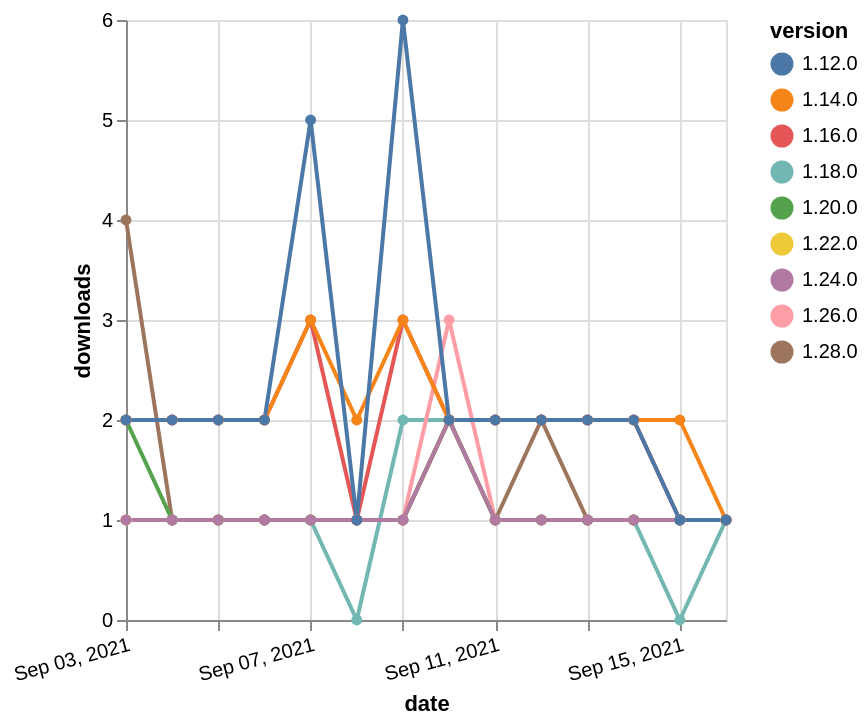

This figure's Vega-Lite source:
### Vega-Lite specification from a JSON file in a GitHub repository (floating-point values rounded to 4 significant figures)
{"$schema": "https://vega.github.io/schema/vega-lite/v5.json", "description": "A simple bar chart with embedded data.", "data": {"values": [{"date": "2021-09-03", "total": 226, "delta": 1, "version": "1.18.0"}, {"date": "2021-09-04", "total": 227, "delta": 1, "version": "1.18.0"}, {"date": "2021-09-05", "total": 228, "delta": 1, "version": "1.18.0"}, {"date": "2021-09-06", "total": 229, "delta": 1, "version": "1.18.0"}, {"date": "2021-09-07", "total": 230, "delta": 1, "version": "1.18.0"}, {"date": "2021-09-08", "total": 230, "delta": 0, "version": "1.18.0"}, {"date": "2021-09-09", "total": 232, "delta": 2, "version": "1.18.0"}, {"date": "2021-09-10", "total": 234, "delta": 2, "version": "1.18.0"}, {"date": "2021-09-11", "total": 235, "delta": 1, "version": "1.18.0"}, {"date": "2021-09-12", "total": 236, "delta": 1, "version": "1.18.0"}, {"date": "2021-09-13", "total": 237, "delta": 1, "version": "1.18.0"}, {"date": "2021-09-14", "total": 238, "delta": 1, "version": "1.18.0"}, {"date": "2021-09-15", "total": 238, "delta": 0, "version": "1.18.0"}, {"date": "2021-09-16", "total": 239, "delta": 1, "version": "1.18.0"}, {"date": "2021-09-03", "total": 176, "delta": 1, "version": "1.22.0"}, {"date": "2021-09-04", "total": 177, "delta": 1, "version": "1.22.0"}, {"date": "2021-09-05", "total": 178, "delta": 1, "version": "1.22.0"}, {"date": "2021-09-06", "total": 179, "delta": 1, "version": "1.22.0"}, {"date": "2021-09-07", "total": 180, "delta": 1, "version": "1.22.0"}, {"date": "2021-09-08", "total": 181, "delta": 1, "version": "1.22.0"}, {"date": "2021-09-09", "total": 182, "delta": 1, "version": "1.22.0"}, {"date": "2021-09-10", "total": 184, "delta": 2, "version": "1.22.0"}, {"date": "2021-09-11", "total": 185, "delta": 1, "version": "1.22.0"}, {"date": "2021-09-12", "total": 186, "delta": 1, "version": "1.22.0"}, {"date": "2021-09-13", "total": 187, "delta": 1, "version": "1.22.0"}, {"date": "2021-09-14", "total": 188, "delta": 1, "version": "1.22.0"}, {"date": "2021-09-15", "total": 189, "delta": 1, "version": "1.22.0"}, {"date": "2021-09-16", "total": 190, "delta": 1, "version": "1.22.0"}, {"date": "2021-09-03", "total": 113, "delta": 4, "version": "1.28.0"}, {"date": "2021-09-04", "total": 114, "delta": 1, "version": "1.28.0"}, {"date": "2021-09-05", "total": 115, "delta": 1, "version": "1.28.0"}, {"date": "2021-09-06", "total": 116, "delta": 1, "version": "1.28.0"}, {"date": "2021-09-07", "total": 117, "delta": 1, "version": "1.28.0"}, {"date": "2021-09-08", "total": 118, "delta": 1, "version": "1.28.0"}, {"date": "2021-09-09", "total": 119, "delta": 1, "version": "1.28.0"}, {"date": "2021-09-10", "total": 121, "delta": 2, "version": "1.28.0"}, {"date": "2021-09-11", "total": 122, "delta": 1, "version": "1.28.0"}, {"date": "2021-09-12", "total": 124, "delta": 2, "version": "1.28.0"}, {"date": "2021-09-13", "total": 125, "delta": 1, "version": "1.28.0"}, {"date": "2021-09-14", "total": 126, "delta": 1, "version": "1.28.0"}, {"date": "2021-09-15", "total": 127, "delta": 1, "version": "1.28.0"}, {"date": "2021-09-16", "total": 128, "delta": 1, "version": "1.28.0"}, {"date": "2021-09-03", "total": 165, "delta": 1, "version": "1.26.0"}, {"date": "2021-09-04", "total": 166, "delta": 1, "version": "1.26.0"}, {"date": "2021-09-05", "total": 167, "delta": 1, "version": "1.26.0"}, {"date": "2021-09-06", "total": 168, "delta": 1, "version": "1.26.0"}, {"date": "2021-09-07", "total": 169, "delta": 1, "version": "1.26.0"}, {"date": "2021-09-08", "total": 170, "delta": 1, "version": "1.26.0"}, {"date": "2021-09-09", "total": 171, "delta": 1, "version": "1.26.0"}, {"date": "2021-09-10", "total": 174, "delta": 3, "version": "1.26.0"}, {"date": "2021-09-11", "total": 175, "delta": 1, "version": "1.26.0"}, {"date": "2021-09-12", "total": 176, "delta": 1, "version": "1.26.0"}, {"date": "2021-09-13", "total": 177, "delta": 1, "version": "1.26.0"}, {"date": "2021-09-14", "total": 178, "delta": 1, "version": "1.26.0"}, {"date": "2021-09-15", "total": 179, "delta": 1, "version": "1.26.0"}, {"date": "2021-09-16", "total": 180, "delta": 1, "version": "1.26.0"}, {"date": "2021-09-03", "total": 188, "delta": 2, "version": "1.20.0"}, {"date": "2021-09-04", "total": 189, "delta": 1, "version": "1.20.0"}, {"date": "2021-09-05", "total": 190, "delta": 1, "version": "1.20.0"}, {"date": "2021-09-06", "total": 191, "delta": 1, "version": "1.20.0"}, {"date": "2021-09-07", "total": 192, "delta": 1, "version": "1.20.0"}, {"date": "2021-09-08", "total": 193, "delta": 1, "version": "1.20.0"}, {"date": "2021-09-09", "total": 194, "delta": 1, "version": "1.20.0"}, {"date": "2021-09-10", "total": 196, "delta": 2, "version": "1.20.0"}, {"date": "2021-09-11", "total": 197, "delta": 1, "version": "1.20.0"}, {"date": "2021-09-12", "total": 198, "delta": 1, "version": "1.20.0"}, {"date": "2021-09-13", "total": 199, "delta": 1, "version": "1.20.0"}, {"date": "2021-09-14", "total": 200, "delta": 1, "version": "1.20.0"}, {"date": "2021-09-15", "total": 201, "delta": 1, "version": "1.20.0"}, {"date": "2021-09-16", "total": 202, "delta": 1, "version": "1.20.0"}, {"date": "2021-09-03", "total": 2178, "delta": 2, "version": "1.16.0"}, {"date": "2021-09-04", "total": 2180, "delta": 2, "version": "1.16.0"}, {"date": "2021-09-05", "total": 2182, "delta": 2, "version": "1.16.0"}, {"date": "2021-09-06", "total": 2184, "delta": 2, "version": "1.16.0"}, {"date": "2021-09-07", "total": 2187, "delta": 3, "version": "1.16.0"}, {"date": "2021-09-08", "total": 2188, "delta": 1, "version": "1.16.0"}, {"date": "2021-09-09", "total": 2191, "delta": 3, "version": "1.16.0"}, {"date": "2021-09-10", "total": 2193, "delta": 2, "version": "1.16.0"}, {"date": "2021-09-11", "total": 2195, "delta": 2, "version": "1.16.0"}, {"date": "2021-09-12", "total": 2197, "delta": 2, "version": "1.16.0"}, {"date": "2021-09-13", "total": 2199, "delta": 2, "version": "1.16.0"}, {"date": "2021-09-14", "total": 2201, "delta": 2, "version": "1.16.0"}, {"date": "2021-09-15", "total": 2202, "delta": 1, "version": "1.16.0"}, {"date": "2021-09-16", "total": 2203, "delta": 1, "version": "1.16.0"}, {"date": "2021-09-03", "total": 155, "delta": 1, "version": "1.24.0"}, {"date": "2021-09-04", "total": 156, "delta": 1, "version": "1.24.0"}, {"date": "2021-09-05", "total": 157, "delta": 1, "version": "1.24.0"}, {"date": "2021-09-06", "total": 158, "delta": 1, "version": "1.24.0"}, {"date": "2021-09-07", "total": 159, "delta": 1, "version": "1.24.0"}, {"date": "2021-09-08", "total": 160, "delta": 1, "version": "1.24.0"}, {"date": "2021-09-09", "total": 161, "delta": 1, "version": "1.24.0"}, {"date": "2021-09-10", "total": 163, "delta": 2, "version": "1.24.0"}, {"date": "2021-09-11", "total": 164, "delta": 1, "version": "1.24.0"}, {"date": "2021-09-12", "total": 165, "delta": 1, "version": "1.24.0"}, {"date": "2021-09-13", "total": 166, "delta": 1, "version": "1.24.0"}, {"date": "2021-09-14", "total": 167, "delta": 1, "version": "1.24.0"}, {"date": "2021-09-15", "total": 168, "delta": 1, "version": "1.24.0"}, {"date": "2021-09-16", "total": 169, "delta": 1, "version": "1.24.0"}, {"date": "2021-09-03", "total": 2593, "delta": 2, "version": "1.14.0"}, {"date": "2021-09-04", "total": 2595, "delta": 2, "version": "1.14.0"}, {"date": "2021-09-05", "total": 2597, "delta": 2, "version": "1.14.0"}, {"date": "2021-09-06", "total": 2599, "delta": 2, "version": "1.14.0"}, {"date": "2021-09-07", "total": 2602, "delta": 3, "version": "1.14.0"}, {"date": "2021-09-08", "total": 2604, "delta": 2, "version": "1.14.0"}, {"date": "2021-09-09", "total": 2607, "delta": 3, "version": "1.14.0"}, {"date": "2021-09-10", "total": 2609, "delta": 2, "version": "1.14.0"}, {"date": "2021-09-11", "total": 2611, "delta": 2, "version": "1.14.0"}, {"date": "2021-09-12", "total": 2613, "delta": 2, "version": "1.14.0"}, {"date": "2021-09-13", "total": 2615, "delta": 2, "version": "1.14.0"}, {"date": "2021-09-14", "total": 2617, "delta": 2, "version": "1.14.0"}, {"date": "2021-09-15", "total": 2619, "delta": 2, "version": "1.14.0"}, {"date": "2021-09-16", "total": 2620, "delta": 1, "version": "1.14.0"}, {"date": "2021-09-03", "total": 3433, "delta": 2, "version": "1.12.0"}, {"date": "2021-09-04", "total": 3435, "delta": 2, "version": "1.12.0"}, {"date": "2021-09-05", "total": 3437, "delta": 2, "version": "1.12.0"}, {"date": "2021-09-06", "total": 3439, "delta": 2, "version": "1.12.0"}, {"date": "2021-09-07", "total": 3444, "delta": 5, "version": "1.12.0"}, {"date": "2021-09-08", "total": 3445, "delta": 1, "version": "1.12.0"}, {"date": "2021-09-09", "total": 3451, "delta": 6, "version": "1.12.0"}, {"date": "2021-09-10", "total": 3453, "delta": 2, "version": "1.12.0"}, {"date": "2021-09-11", "total": 3455, "delta": 2, "version": "1.12.0"}, {"date": "2021-09-12", "total": 3457, "delta": 2, "version": "1.12.0"}, {"date": "2021-09-13", "total": 3459, "delta": 2, "version": "1.12.0"}, {"date": "2021-09-14", "total": 3461, "delta": 2, "version": "1.12.0"}, {"date": "2021-09-15", "total": 3462, "delta": 1, "version": "1.12.0"}, {"date": "2021-09-16", "total": 3463, "delta": 1, "version": "1.12.0"}]}, "width": "container", "mark": {"type": "line", "point": {"filled": true}}, "encoding": {"x": {"field": "date", "type": "temporal", "timeUnit": "yearmonthdate", "title": "date", "axis": {"labelAngle": -15}}, "y": {"field": "delta", "type": "quantitative", "title": "downloads"}, "color": {"field": "version", "type": "nominal"}, "tooltip": {"field": "delta"}}}
